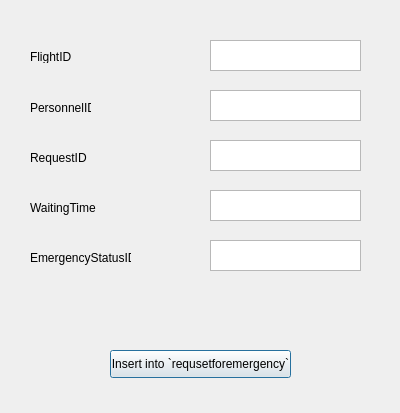
<?xml version="1.0" encoding="UTF-8"?>
<ui version="4.0">
 <class>DialogEmergency</class>
 <widget class="QDialog" name="DialogEmergency">
  <property name="geometry">
   <rect>
    <x>0</x>
    <y>0</y>
    <width>400</width>
    <height>413</height>
   </rect>
  </property>
  <property name="windowTitle">
   <string>Dialog</string>
  </property>
  <widget class="QPushButton" name="requsetforemergencysliquidationButton">
   <property name="geometry">
    <rect>
     <x>110</x>
     <y>350</y>
     <width>181</width>
     <height>28</height>
    </rect>
   </property>
   <property name="text">
    <string>Insert into `requsetforemergency`</string>
   </property>
  </widget>
  <widget class="QTextEdit" name="FlightID">
   <property name="geometry">
    <rect>
     <x>210</x>
     <y>40</y>
     <width>151</width>
     <height>31</height>
    </rect>
   </property>
  </widget>
  <widget class="QTextEdit" name="PersonnelID">
   <property name="geometry">
    <rect>
     <x>210</x>
     <y>90</y>
     <width>151</width>
     <height>31</height>
    </rect>
   </property>
  </widget>
  <widget class="QTextEdit" name="RequestID">
   <property name="geometry">
    <rect>
     <x>210</x>
     <y>140</y>
     <width>151</width>
     <height>31</height>
    </rect>
   </property>
  </widget>
  <widget class="QTextEdit" name="WaitingTime">
   <property name="geometry">
    <rect>
     <x>210</x>
     <y>190</y>
     <width>151</width>
     <height>31</height>
    </rect>
   </property>
  </widget>
  <widget class="QTextEdit" name="EmergencyStatuID">
   <property name="geometry">
    <rect>
     <x>210</x>
     <y>240</y>
     <width>151</width>
     <height>31</height>
    </rect>
   </property>
  </widget>
  <widget class="QLabel" name="label">
   <property name="geometry">
    <rect>
     <x>30</x>
     <y>50</y>
     <width>47</width>
     <height>13</height>
    </rect>
   </property>
   <property name="text">
    <string>FlightID</string>
   </property>
  </widget>
  <widget class="QLabel" name="label_2">
   <property name="geometry">
    <rect>
     <x>30</x>
     <y>100</y>
     <width>61</width>
     <height>16</height>
    </rect>
   </property>
   <property name="text">
    <string>PersonnelID</string>
   </property>
  </widget>
  <widget class="QLabel" name="label_3">
   <property name="geometry">
    <rect>
     <x>30</x>
     <y>150</y>
     <width>61</width>
     <height>16</height>
    </rect>
   </property>
   <property name="text">
    <string>RequestID</string>
   </property>
  </widget>
  <widget class="QLabel" name="label_4">
   <property name="geometry">
    <rect>
     <x>30</x>
     <y>200</y>
     <width>71</width>
     <height>16</height>
    </rect>
   </property>
   <property name="text">
    <string>WaitingTime</string>
   </property>
  </widget>
  <widget class="QLabel" name="label_5">
   <property name="geometry">
    <rect>
     <x>30</x>
     <y>250</y>
     <width>101</width>
     <height>16</height>
    </rect>
   </property>
   <property name="text">
    <string>EmergencyStatusID</string>
   </property>
  </widget>
 </widget>
 <resources/>
 <connections/>
</ui>
